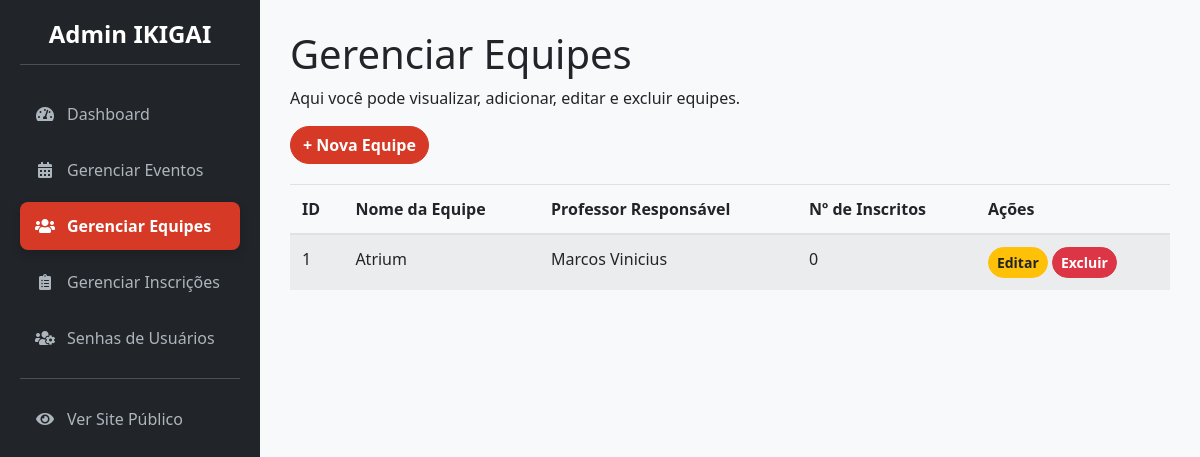
/admin/equipes (signed in), run on the app's committed database.
### app/models.py (models this page shows, shortened)
class Equipe(db.Model):
    __tablename__ = 'equipes'
    id = db.Column(db.Integer, primary_key=True)
    nome_equipe = db.Column(db.String(100), nullable=False, unique=True)
    professor_responsavel = db.Column(db.String(100))
    membros = db.relationship('User', secondary=membros_equipe, backref=db.backref('equipes', lazy='dynamic'),
                              lazy='dynamic')
    participantes = db.relationship('Participante', backref='equipe', lazy='dynamic')

### app/admin/routes.py (the view)
@bp.route('/equipes')
@admin_required
def gerenciar_equipes():
    equipes = Equipe.query.order_by(Equipe.nome_equipe).all()
    return render_template('admin/admin_gerenciar_equipes.html', equipes=equipes)

### app/__init__.py (called while the page is built)
@login_manager.user_loader
def load_user(user_id):
    return models.User.query.get(int(user_id))

### app/admin/routes.py (called while the page is built)
@bp.before_request
def before_request_handler():
    if current_app.config.get('DEBUG') and not current_user.is_authenticated:
        user = User.query.first()
        if user:
            login_user(user)

### app/templates/admin/admin_gerenciar_equipes.html (shortened to what this page needs)
{% extends 'admin/admin_base.html' %}
{% block page_title %}Gerenciar Equipes{% endblock %}
{% block content %}
    <p>Aqui você pode visualizar, adicionar, editar e excluir equipes.</p>
    <a href="{{ url_for('admin.nova_equipe') }}" class="btn btn-primary" style="margin-bottom: 20px;">+ Nova Equipe</a>
    {% if equipes %}
        <div class="table-responsive">
            <table class="table table-striped table-hover">
                <thead>
                <tr>
                    <th>ID</th>
                    <th>Nome da Equipe</th>
                    <th>Professor Responsável</th>
                    <th>Nº de Inscritos</th>
                    <th>Ações</th>
                </tr>
                </thead>
                <tbody>
                {% for equipe_item in equipes %}
                    <tr>
                        <td>{{ equipe_item.id }}</td>
                        <td>{{ equipe_item.nome_equipe }}</td>
                        <td>{{ equipe_item.professor_responsavel }}</td>
                        <td>{{ equipe_item.inscricoes|length }}</td>
                        <td class="action-links">
                            <a href="{{ url_for('admin.editar_equipe', equipe_id=equipe_item.id) }}"
                               class="btn btn-warning btn-sm">Editar</a>
                            <form action="{{ url_for('admin.excluir_equipe', equipe_id=equipe_item.id) }}" method="POST"
                                  style="display:inline;"
                                  onsubmit="return confirm('Tem certeza que deseja excluir esta equipe?');">
                                <button type="submit" class="btn btn-danger btn-sm">Excluir</button>
                            </form>
                        </td>
                    </tr>
                {% endfor %}
                </tbody>
            </table>
        </div>
    {% else %}
        <p>Nenhuma equipe cadastrada ainda.</p>
    {% endif %}
{% endblock %}

### app/static/css/admin_styles.css (style rules this page uses)
:root { --primary-red: rgb(214, 58, 38); --dark-red: rgb(180, 45, 28); --admin-bg: #f8f9fa; --sidebar-bg: #212529; --sidebar-link-color: #adb5bd; --sidebar-link-hover-color: #fff; --shadow: 0 4px 20px rgba(0, 0, 0, 0.08); --border-radius: 12px; --font-family: 'Segoe UI', Tahoma, Geneva, Verdana, sans-serif; }
body { background-color: var(--admin-bg); font-family: var(--font-family); }
.btn { border-radius: 25px; font-weight: 600; }
.btn-primary { background-color: var(--primary-red); border-color: var(--primary-red); }

### data on the page
Equipe: id "1", nome_equipe "Atrium", professor_responsavel "Marcos Vinicius", inscricoes|length "0"
